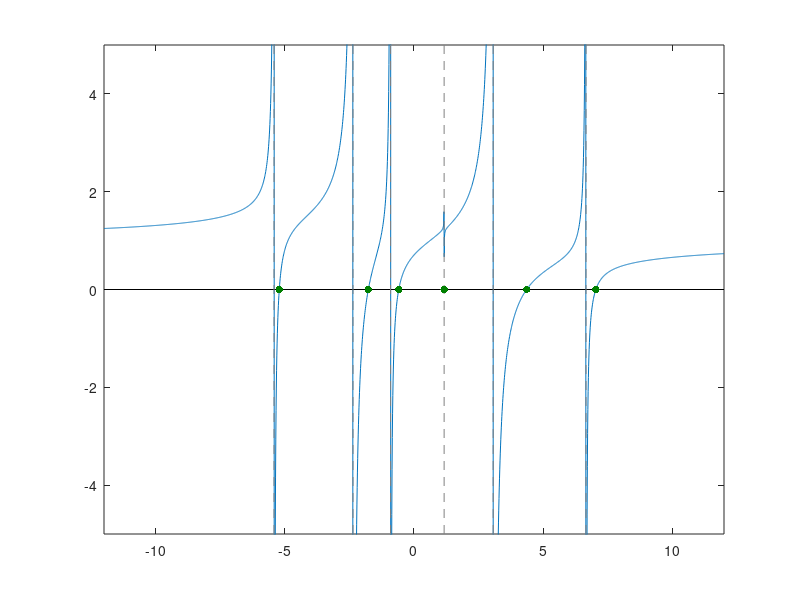

Write the MATLAB code that produced this figure.
% MIT 18.335 - Lecture 17 MATLAB Demo 2
% The Divide-and-Conquer Algorithm
% Per-Olof Persson, November 14, 2007

format long

% Create symmetric matrix A
n=6;
randn('state',2)
A0=randn(n,n); A0=A0+A0';
A0,pause

% Reduce to tridiagonal
A=hess(A0);
A,pause

% Split
beta=A(n/2+1,n/2),pause
T1=A(1:n/2,1:n/2),pause
T2=A(n/2+1:n,n/2+1:n),pause

That1=T1;
That1(n/2,n/2)=T1(n/2,n/2)-beta;
That1,pause

That2=T2;
That2(1,1)=T2(1,1)-beta;
That2,pause

% Compute eigenvalues of That1,That2 exactly
% In the real algorithm this would be recursion
[Q1,D1]=eig(That1);
[Q2,D2]=eig(That2);

d=[diag(D1);diag(D2)],pause
z=[Q1(end,:), Q2(1,:)]',pause
neg=beta<0;
w=z*sqrt(abs(beta));

ll=-12:0.01:12;
ff=1+0*ll;
for ii=1:n
  ff=ff+(-1)^neg*w(ii).^2./(d(ii)-ll);
end

plot(ll,ff)
axis([-12,12,-5,5])
line([-12,12],[0,0],'color','k')
for ii=1:n
  line([d(ii),d(ii)],[-5,5],'linestyle','--','color',[.5,.5,.5])
end
pause

% Compare with true eigenvalues
l=eig(A0), pause
line(l,0*l,'linestyle','none','marker','.','markersize',16,'color',[0,.5,0])
